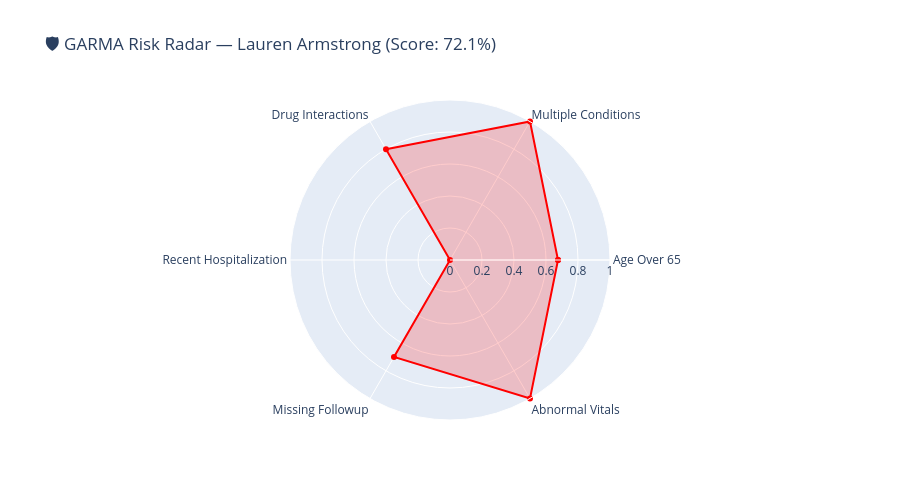

Write notebook code for a chart like this one.
### Markdown cell above
---
## ✅ Section 7: End-to-End Pipeline — Full Walkthrough

Combining all modules: **JARVIS** queries → **GARMA** risk assessment → **NotebookLM** knowledge grounding → **Visualization**

### Code cell
# ═══════════════════════════════════════════════════════════
# SECTION 7: End-to-End Pipeline Walkthrough
# ═══════════════════════════════════════════════════════════

print("🚀 MedGuard AI — Full Pipeline Demo")
print("=" * 60)

# Step 1: JARVIS finds relevant patients
print("\n🤖 Step 1: JARVIS — Finding patients with diabetes on multiple medications...")
results = jarvis.search_patients("diabetes patients on multiple medications", max_results=3)

for r in results:
    p = r["patient"]
    print(f"\n  📋 {p.full_name} (ID: {p.patient_id})")
    
    # Step 2: GARMA assesses each found patient
    assessment = garma.assessments.get(p.patient_id)
    if assessment:
        risk_emoji = {"LOW": "🟢", "MEDIUM": "🟡", "HIGH": "🟠", "CRITICAL": "🔴"}
        print(f"  🛡️ GARMA Risk: {risk_emoji.get(assessment.risk_level.value, '⚪')} {assessment.risk_level.value} ({assessment.overall_score:.1%})")
        
        if assessment.drug_interactions:
            print(f"  💊 Drug Interactions: {len(assessment.drug_interactions)}")
            for di in assessment.drug_interactions:
                print(f"     ⚠️ {di.drug_a} + {di.drug_b} [{di.severity}]")
        
        if assessment.anomalies:
            print(f"  🔍 Anomalies: {len(assessment.anomalies)}")
            for anom in assessment.anomalies[:2]:
                print(f"     {anom}")
        
        if assessment.recommendations:
            print(f"  ✅ Top Recommendation: {assessment.recommendations[0]}")

# Summary visualization
print(f"\n{'='*60}")
print("📈 Pipeline Summary — Risk Assessment Radar Chart")

# Create radar chart for the highest-risk patient
highest = max(assessments, key=lambda a: a.overall_score)
categories = list(highest.risk_factors.keys())
values = list(highest.risk_factors.values())

fig = go.Figure(data=go.Scatterpolar(
    r=values + [values[0]],
    theta=[c.replace("_", " ").title() for c in categories] + [categories[0].replace("_", " ").title()],
    fill='toself',
    name=f"Risk Profile: {highest.patient_name}",
    line_color='red',
    fillcolor='rgba(255, 0, 0, 0.2)',
))
fig.update_layout(
    polar=dict(radialaxis=dict(visible=True, range=[0, 1])),
    title=f"🛡️ GARMA Risk Radar — {highest.patient_name} (Score: {highest.overall_score:.1%})",
    height=500,
)
fig.show()

print("\n✅ MedGuard AI Pipeline Complete!")
print("🚀 Launch the full dashboard: streamlit run medguard/dashboard/app.py")

### Figure 1 — Plotly figure (JSON) as saved in the notebook; plotly's stock layout.template omitted (floating-point values rounded to 4 significant figures)
{"data": [{"fill": "toself", "fillcolor": "rgba(255, 0, 0, 0.2)", "line": {"color": "red"}, "name": "Risk Profile: Lauren Armstrong", "r": [0.675, 1, 0.8, 0, 0.7, 1, 0.675], "theta": ["Age Over 65", "Multiple Conditions", "Drug Interactions", "Recent Hospitalization", "Missing Followup", "Abnormal Vitals", "Age Over 65"], "type": "scatterpolar"}], "layout": {"height": 500, "polar": {"radialaxis": {"range": [0, 1], "visible": true}}, "title": {"text": "🛡️ GARMA Risk Radar — Lauren Armstrong (Score: 72.1%)"}}}
